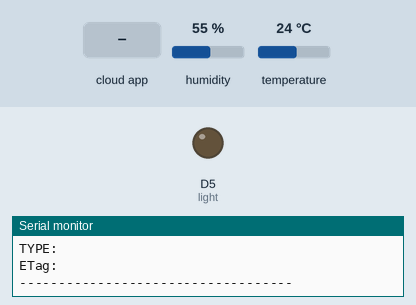
Simulated run of this sketch. Board: ESP8266 (NodeMCU). On the bench: output pins drawn as LEDs (lit = HIGH), the last lines printed to the serial monitor. The test bench sets the inputs (shaded band); at power-on: humidity 55 %, temperature 24 °C. WiFi joins after 1.5 s; servers stay silent unless stated; the Firebase database answers and starts empty.

Above: at 2.7 s.
2.8 s: the phone or cloud app sets light to 0
At 4.6 s:
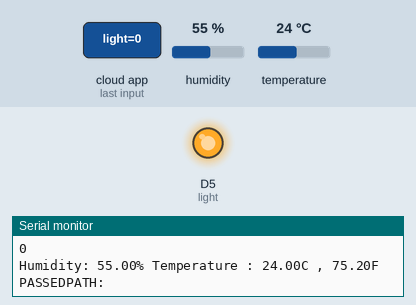
4.9 s: the phone or cloud app sets light to 1
At 5.3 s:
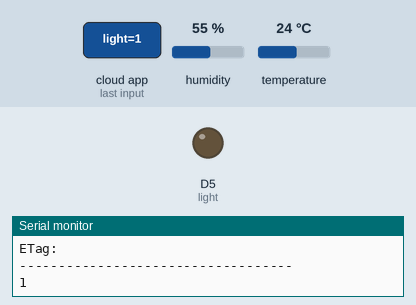
Timing chart, 0 to 7.9 s (numbered marks = the images above; inputs shaded):
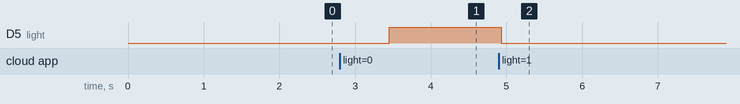

The sketch:

firebaseledblink_basic.ino
```cpp
#include <FirebaseESP8266.h>
#include <ESP8266WiFi.h>
#include<DHT.h>

#define FIREBASE_HOST "https://fir-basic-iot-default-rtdb.firebaseio.com/"
#define FIREBASE_AUTH "JAfEnHVXHDBPPpjrqLVooavj1twDA0DDBXBHiHCm"
#define WIFI_SSID "OnePlus 8 Pro"
#define WIFI_PASSWORD "hello1411"
#define DHTPIN 0 //d3 connect 0gpio //connect data pin of dht to d3
int light =D5 ; // connect d5 to led
//int fan = D0;
//int motor =D8;
#define DHTTYPE DHT11
DHT dht(DHTPIN,DHTTYPE);
FirebaseData firebaseData ;
FirebaseData lightData;
FirebaseJson json;
void setup ()
{
  Serial.begin(9600);
  dht.begin();

  pinMode(light,OUTPUT);
  WiFi.begin (WIFI_SSID,WIFI_PASSWORD);
  Serial.print("connected to wifi ");
  while (WiFi.status()!=WL_CONNECTED)
  {
    Serial.print(".");
    delay(300);
  }
  Serial.println();
  Serial.println("connected to ip: ");
  Serial.println(WiFi.localIP());
  Serial.println();
  Firebase.begin(FIREBASE_HOST,FIREBASE_AUTH);
  Firebase.reconnectWiFi(true);
}
void sensorUpdate(){
  float h=dht.readHumidity();
  float t=dht.readTemperature();
  float f=dht.readTemperature(true);//fahrenheit
  if (isnan(h) || isnan(t) || isnan(f)){
    Serial.println(F(" Failed to read from dht sensor"));//check if any reads failed and exit early to try again
    return;
  }
  Serial.print(F("Humidity: ")); //F-float value to be received
  Serial.print(h);
  Serial.print(F("% Temperature : "));
  Serial.print(t);
  Serial.print(F("C , "));
  Serial.print(f);
  Serial.print(F("F "));
  if(Firebase.setFloat(firebaseData,"/FirebaseIOT/temperature",t)) //user defined //default condition
{
  Serial.print("PASSED");
  Serial.println("PATH: " +firebaseData.dataPath()); //compulsory condition
  Serial.println("TYPE: " +firebaseData.dataPath());
  Serial.println("ETag: " +firebaseData.ETag());
  Serial.println("-----------------------------------");
  Serial.println();
}
else
{
  Serial.println("FAILED");
  Serial.println("REASON: " +firebaseData.errorReason());
  Serial.println("-----------------------------------");
  Serial.println();
}
 if(Firebase.setFloat(firebaseData,"/FirebaseIOT/humidity",h))
{
  Serial.print("PASSED");
  Serial.println("PATH: " +firebaseData.dataPath());
  Serial.println("TYPE: " +firebaseData.dataType());
  Serial.println("ETag: " +firebaseData.ETag());
  Serial.println("-----------------------------------");
  Serial.println();
}
else
{
  Serial.println("FAILED");
  Serial.println("REASON: " +firebaseData.errorReason());
  Serial.println("-----------------------------------");
  Serial.println();
}
}
void loop(){ //additional
  sensorUpdate();

    if(Firebase.getString(lightData,"/FirebaseIOT/light")){

    Serial.println(lightData.stringData());
    if(lightData.stringData() =="1"){ // 1- user defined
      digitalWrite(light,LOW);
  }
  if(lightData.stringData()=="0"){
    digitalWrite(light,HIGH);
  }

  }

  delay(1000);
}
```

Measured:
- after the input at 2.8 s, D5 (light): LOW → HIGH after 0.65 s
- after the input at 4.9 s, D5 (light): HIGH → LOW at once
